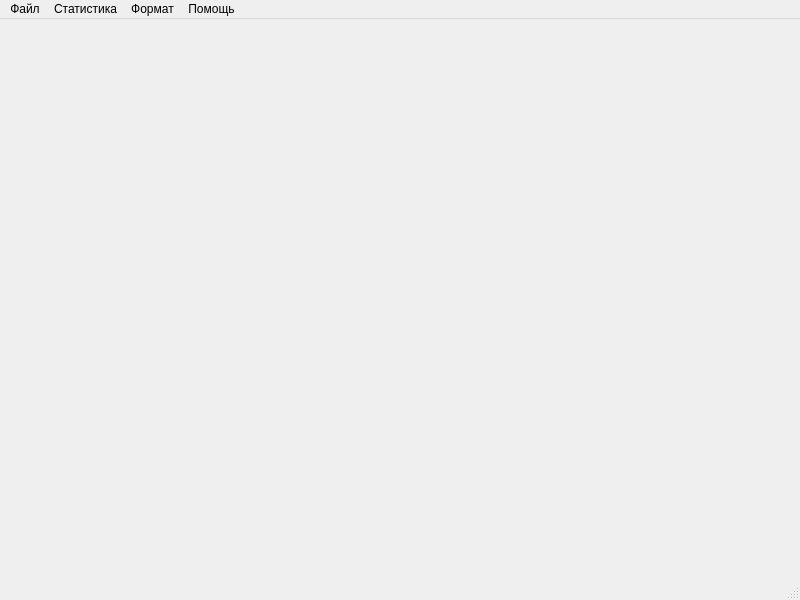
<?xml version="1.0" encoding="UTF-8"?>
<ui version="4.0">
 <class>MainWindow</class>
 <widget class="QMainWindow" name="MainWindow">
  <property name="geometry">
   <rect>
    <x>0</x>
    <y>0</y>
    <width>800</width>
    <height>600</height>
   </rect>
  </property>
  <property name="windowTitle">
   <string>MainWindow</string>
  </property>
  <widget class="QWidget" name="centralwidget">
   <layout class="QGridLayout" name="gridLayout">
    <item row="0" column="0">
     <widget class="Clocky" name="widget" native="true"/>
    </item>
   </layout>
  </widget>
  <widget class="QMenuBar" name="menubar">
   <property name="geometry">
    <rect>
     <x>0</x>
     <y>0</y>
     <width>800</width>
     <height>25</height>
    </rect>
   </property>
   <widget class="QMenu" name="file_menu">
    <property name="title">
     <string>Файл</string>
    </property>
    <addaction name="about_action"/>
    <addaction name="fullscreen_action"/>
    <addaction name="exit_action"/>
   </widget>
   <widget class="QMenu" name="statistics_menu">
    <property name="title">
     <string>Статистика</string>
    </property>
    <addaction name="show_statistics_action"/>
    <addaction name="end_testing_action"/>
   </widget>
   <widget class="QMenu" name="format_menu">
    <property name="title">
     <string>Формат</string>
    </property>
    <widget class="QMenu" name="digf_menu">
     <property name="title">
      <string>Числовой</string>
     </property>
     <addaction name="from_device_action"/>
     <addaction name="manual_action"/>
    </widget>
    <addaction name="digf_menu"/>
    <addaction name="wordf_action"/>
   </widget>
   <widget class="QMenu" name="help_menu">
    <property name="title">
     <string>Помощь</string>
    </property>
    <addaction name="help_action"/>
   </widget>
   <addaction name="file_menu"/>
   <addaction name="statistics_menu"/>
   <addaction name="format_menu"/>
   <addaction name="help_menu"/>
  </widget>
  <widget class="QStatusBar" name="statusbar"/>
  <action name="about_action">
   <property name="checkable">
    <bool>false</bool>
   </property>
   <property name="checked">
    <bool>false</bool>
   </property>
   <property name="text">
    <string>О программе</string>
   </property>
  </action>
  <action name="help_action">
   <property name="text">
    <string>Помощь</string>
   </property>
  </action>
  <action name="wordf_action">
   <property name="text">
    <string>Словесный</string>
   </property>
  </action>
  <action name="from_device_action">
   <property name="text">
    <string>С устройства</string>
   </property>
  </action>
  <action name="manual_action">
   <property name="text">
    <string>Вручную</string>
   </property>
  </action>
  <action name="show_statistics_action">
   <property name="text">
    <string>Просмотреть статистику</string>
   </property>
  </action>
  <action name="end_testing_action">
   <property name="text">
    <string>Закончить тестирование</string>
   </property>
  </action>
  <action name="fullscreen_action">
   <property name="checkable">
    <bool>true</bool>
   </property>
   <property name="text">
    <string>Полноэкранный режим (F11)</string>
   </property>
  </action>
  <action name="exit_action">
   <property name="text">
    <string>Выйти</string>
   </property>
  </action>
 </widget>
 <customwidgets>
  <customwidget>
   <class>Clocky</class>
   <extends>QWidget</extends>
   <header>clocky.h</header>
   <container>1</container>
  </customwidget>
 </customwidgets>
 <resources/>
 <connections/>
</ui>
